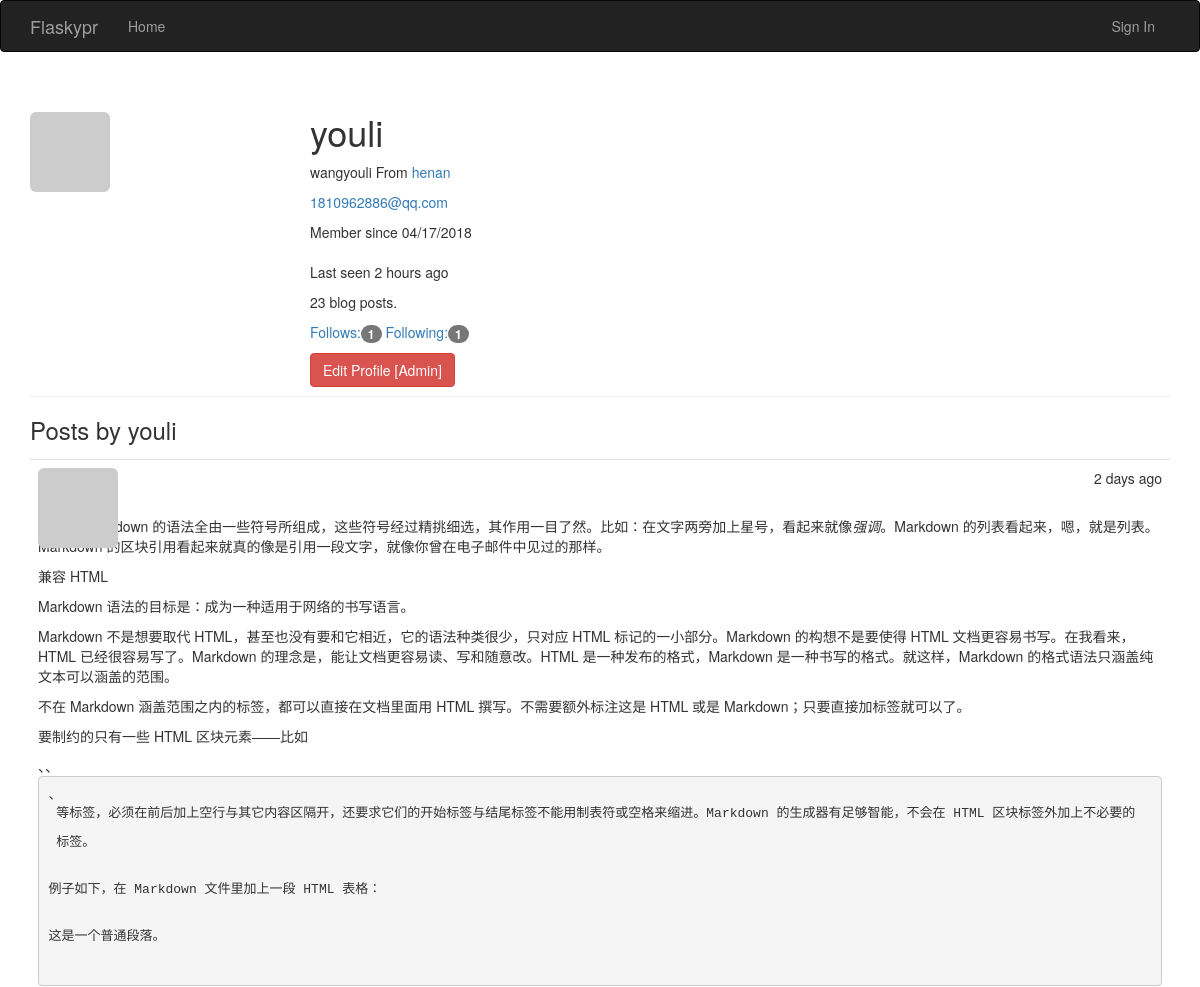
The app's page /user/youli (upper part), older data.
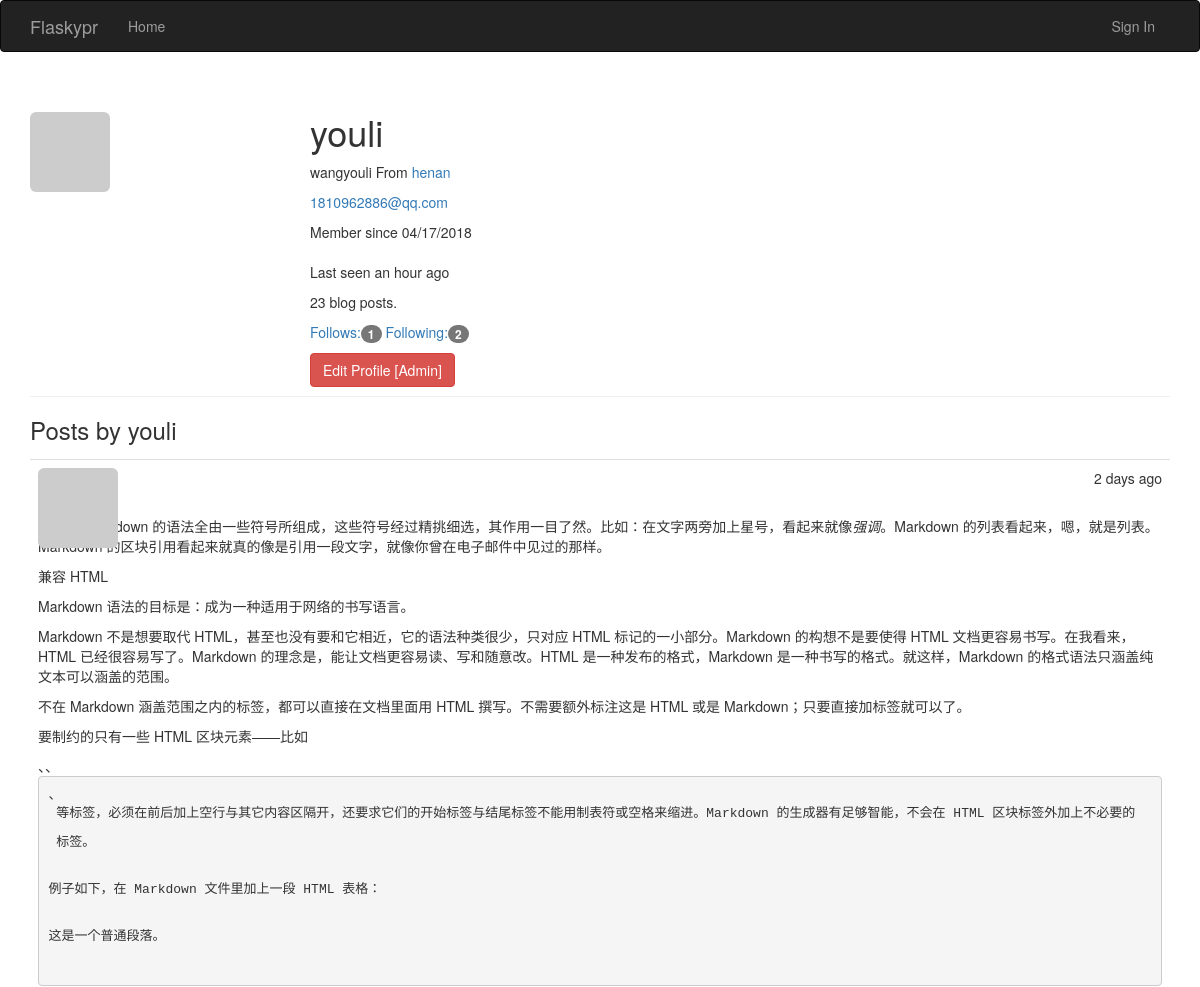
The same page, newer data.
### app/models.py (models this page shows, shortened)
class User(UserMixin, db.Model):
    __tablename__ = 'users'
    id = db.Column(db.Integer, primary_key=True)
    username = db.Column(db.String(64), unique=True, index=True)
    email = db.Column(db.String(64), unique=True, index=True)
    role_id = db.Column(db.Integer, db.ForeignKey('roles.id'))
    password_hash = db.Column(db.String(128))
    confirmed = db.Column(db.Boolean, default=False)
    name = db.Column(db.String(64))
    location = db.Column(db.String(64))
    about_me = db.Column(db.Text())
    member_since = db.Column(db.DateTime(), default=datetime.datetime.utcnow)
    last_seen = db.Column(db.DateTime(), default=datetime.datetime.utcnow)
    avatar_hash = db.Column(db.String(32))
    posts = db.relationship('Post', backref='author', lazy='dynamic')
    followed = db.relationship('FollowT',
                               foreign_keys=[FollowT.follower_id],
                               backref=db.backref('follower', lazy='joined'),
                               lazy='dynamic', cascade='all, delete-orphan')
    followers = db.relationship('FollowT',
                                foreign_keys=[FollowT.followed_id],
                                backref=db.backref('followed', lazy='joined'),
                                lazy='dynamic',
                                cascade='all, delete-orphan')
    @property
    def password(self):
        raise AttributeError('password is not a readable attribute')
    def gravatar(self, size=100, default='identicon', rating='g'):
        if request.is_secure:
            url = 'https://secure.gravatar.com/avatar'
        else:
            url = 'http://www.gravatar.com/avatar'
        hash = self.avatar_hash or hashlib.md5(self.email.encode('utf-8')).hexdigest()
        return '{url}/{hash}?s={size}&d={default}&r={rating}'.format(
            url=url, hash=hash, size=size, default=default, rating=rating
        )

class Post(db.Model):
    __tablename__ = 'posts'
    id = db.Column(db.Integer, primary_key=True)
    body = db.Column(db.Text)
    timestamp = db.Column(db.DateTime, index=True, default=datetime.datetime.utcnow)
    author_id = db.Column(db.Integer, db.ForeignKey('users.id'))
    body_html = db.Column(db.Text)

### app/main/views.py (the view)
@main.route('/user/<username>')
def user(username):
    user = User.query.filter_by(username=username).first()
    if user is None:
        abort(404)
    posts = user.posts.order_by(Post.timestamp.desc()).all()
    return render_template('user.html', user=user, posts=posts)

### app/auth/views.py (called while the page is built)
@auth.before_app_request
def before_request():
    if current_user.is_authenticated:
        current_user.ping()
        if not current_user.confirmed \
            and request.endpoint[:5] != 'auth.'\
                and request.endpoint != 'static':
            return redirect(url_for('auth.unconfirmed'))

### app/main/__init__.py (called while the page is built)
@main.app_context_processor
def inject_permissions():
    return dict(Permission=Permission)

### app/models.py (called while the page is built)
    def can(self, permissions):
        return False

### app/templates/user.html (shortened to what this page needs)
{% extends 'base.html' %}
{% import "_macros.html" as macros %}
{% block page_content %}
    <div class="page-header"> <img src="{{ user.gravatar(size=256) }}" alt="" class="img-rounded profile-thumbnail">
    <div class="profile-header">
        <h1>{{ user.username }}</h1>
        {% if user.name or user.location %}
        <p>
            {% if user.name %}{{ user.name }}{% endif %}
            {% if user.location %}
            From <a target="_blank" href="http://maps.baidu.com/?q={{ user.location }}">{{ user.location }}</a>
            {% endif %}
        </p>
        {% endif %}
        {% if current_user.is_administrator %}
        <p><a href="mailto:{{ user.email }}">{{ user.email }}</a></p>
        {% endif %}
        <p>
            Member since {{ moment(user.member_since).format('L') }} <br /> <br />
            Last seen {{ moment(user.last_seen).fromNow() }}
        </p>
        <p>{{ user.posts.count() }} blog posts.</p>
<p>
    <a href="{{ url_for('.followers', username=user.username) }}">
        Follows:<span class="badge">{{ user.followers.count() }}</span>
    </a>
    <a href="{{ url_for('.followed_by', username=user.username) }}">
        Following:<span class="badge">{{ user.followed.count() }}</span>
    </a>
</p>
        {% if current_user.is_administrator %}
        <a href="{{ url_for('.edit_profile_admin', id=user.id) }}" class="btn btn-danger">
            Edit Profile [Admin]
        </a>
        {% endif %}
    </div>
    </div>
    <h3>Posts by {{ user.username }}</h3>
    {% include '_posts.html' %}
{% endblock %}

### app/templates/base.html (shortened to what this page needs)
{% extends 'bootstrap/base.html' %}
{% block head %}
{{ super()}}
<link rel="stylesheet" type="text/css" href="{{ url_for('static', filename='styles.css') }}">
{% endblock%}
{% block navbar %}
<div class="navbar navbar-inverse" role="navigation">
    <div class="container">
        <div class="navbar-header">
            <a href="/" class="navbar-brand">Flaskypr</a>
        </div>
        <div class="navbar-collapse collapse">
            <ul class="nav navbar-nav">
                <li><a href="/">Home</a></li>
            </ul>
             <ul class="nav navbar-nav navbar-right">
            {% if current_user.is_authenticated %}
                 <li>
                     <a href="{{ url_for('main.user', username=current_user.username) }}">Profile</a>
                 </li>
            <li><a href="{{ url_for('auth.logout') }}">Sign Out</a></li>
            {% else %}
            <li><a href="{{ url_for('auth.login') }}">Sign In</a></li>
            {% endif%}
             </ul>
        </div>
    </div>
</div>
{% endblock %}
{% block content %}
<div class="container">
    {% block page_content %}{% endblock %}
</div>
{% endblock %}

### app/templates/_posts.html (shortened to what this page needs)
<ul class="posts">
    {% for post in posts %}
    <li class="post">
        <div class="post-thumbnail">
            <a href="{{ url_for('.user', username=post.author.username) }}">
                <img class="img-rounded profile-thumbnail" src="{{ post.author.gravatar(size=40) }}">
            </a>
        </div>
        <div class="post-content">
            <div class="post-date">{{ moment(post.timestamp).fromNow() }}</div>
            <div class="post-author"><a href="{{ url_for('.user', username=post.author.username) }}">{{ post.author.username }}</a></div>
        </div>
        <div class="post-body">
            {% if post.body_html %}
            {{ post.body_html | safe }}
            {% else %}
                {{ post.body }}
            {% endif %}
        </div>
    </li>
    {% endfor %}
</ul>

### app/static/styles.css (style rules this page uses)
.profile-thumbnail { position: absolute; }
.profile-header { min-height: 260px; margin-left: 280px; }
ul.posts { list-style-type: none; padding: 0px; margin: 16px 0px 0px 0px; border-top: 1px solid #e0e0e0; }
ul.posts li.post { padding: 8px; border-bottom: 1px solid #e0e0e0; }
div.post-date { float: right; }
div.post-author { font-weight: bold; }
div.post-thumbnail { position: absolute; }
div.post-content { margin-left: 48px; min-height: 48px; }

Row changes from the older to the newer data that the page shows:
changed User "youli": last_seen "2 hours ago" → "an hour ago"
Text that changed along with them:
{{ user.followed.count() }}: "1" → "2"
